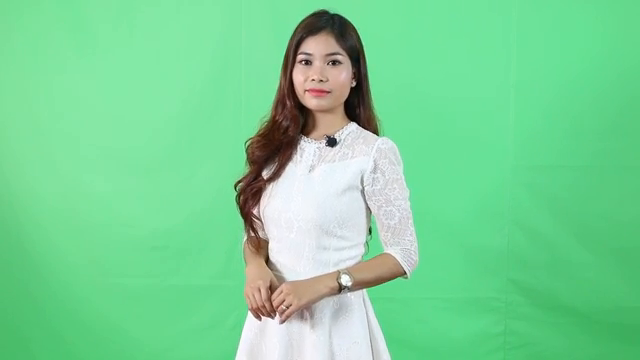
#> input picture frame 45 of green.mp4, 640 x 360 px
$ python proj.py
#> lines starting #> are read from the running program, lines starting #| are printed output that depends on the picture
import cv2
import numpy as np

video = cv2.VideoCapture("green.mp4")
image = cv2.imread("img.jpeg")

while True:
    ret, frame =video.read()
#> frame is the input picture: shape (360, 640, 3); mean B, G, R 149.5, 209.1, 120.9
    frame= cv2.resize(frame, (540,380))
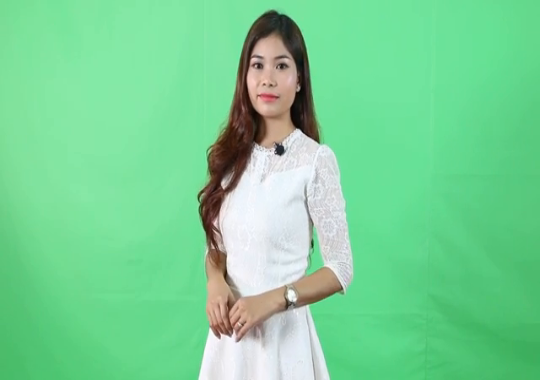
#> frame: shape (380, 540, 3); mean B, G, R 149.4, 209, 120.9
#> (the run stopped early here; a loop or call above may not have finished)

$ run again, starting later in the video
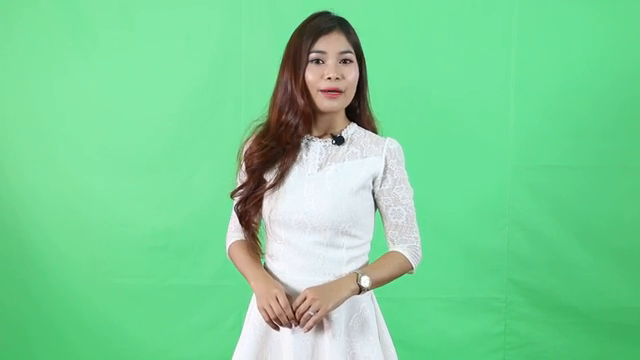
#> input picture frame 202 of green.mp4, 640 x 360 px
#> frame is the input picture: shape (360, 640, 3); mean B, G, R 149.1, 208.2, 121.3
#> `frame= cv2.resize(frame, (540,380))`:
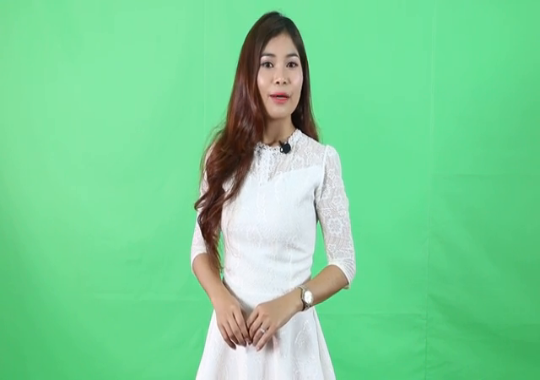
#> frame: shape (380, 540, 3); mean B, G, R 149.1, 208.2, 121.3

$ run again, starting later in the video
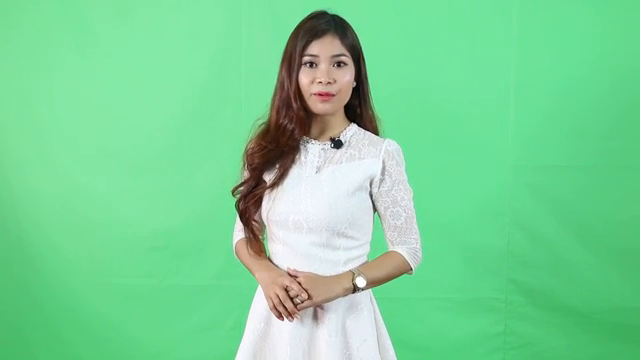
#> input picture frame 360 of green.mp4, 640 x 360 px
#> frame is the input picture: shape (360, 640, 3); mean B, G, R 149.2, 208.7, 121.1
#> `frame= cv2.resize(frame, (540,380))`:
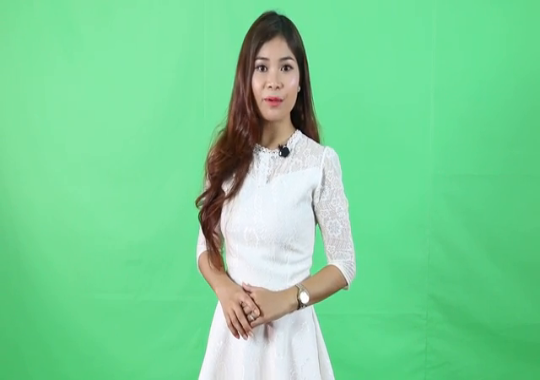
#> frame: shape (380, 540, 3); mean B, G, R 149.2, 208.6, 121.1
